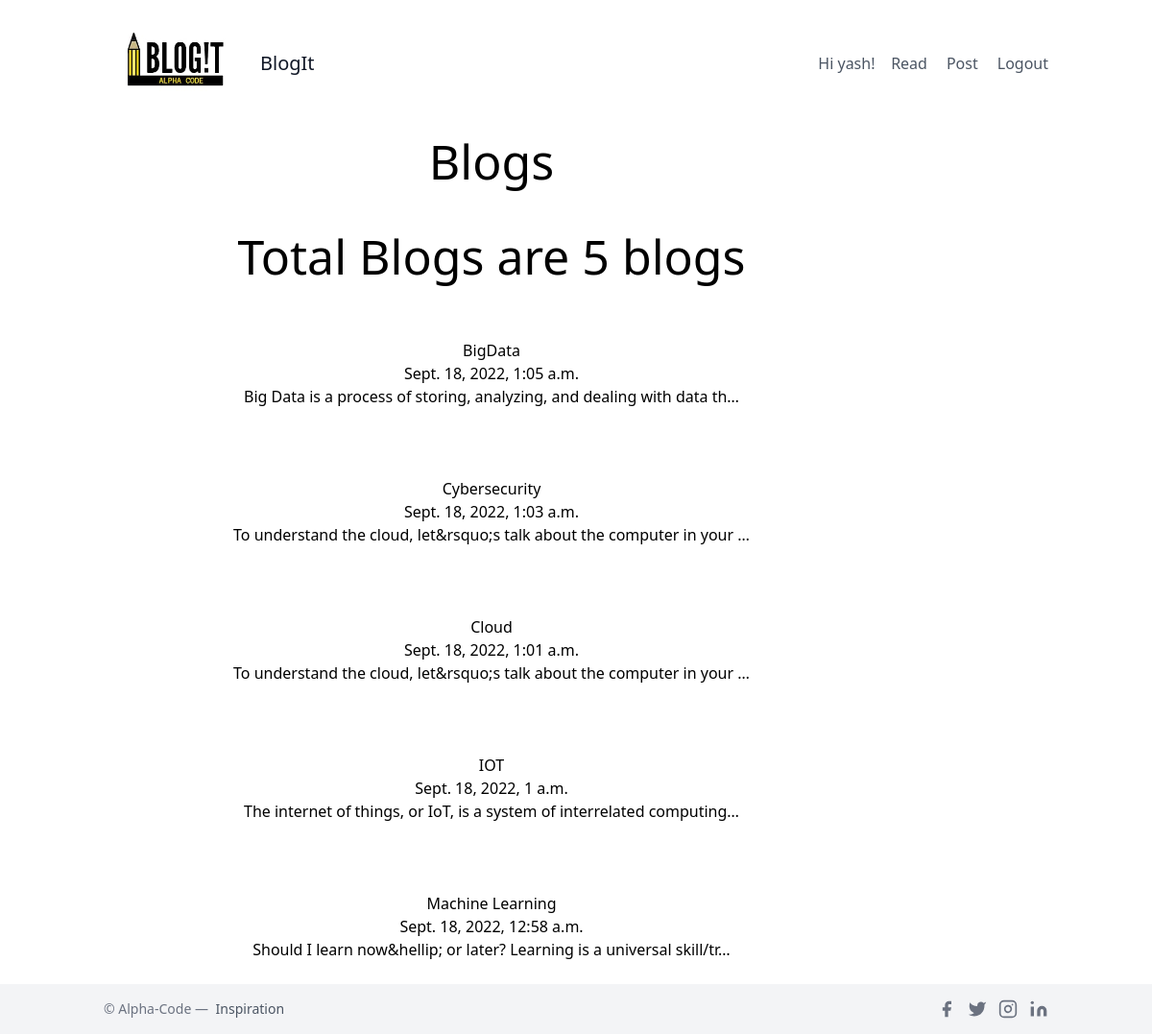
/all_blogs/ (signed in), run on the app's committed database.
### blog/models.py (models this page shows, shortened)
class Blog(models.Model):
    title=models.CharField(max_length=100)
    image=models.ImageField(upload_to='blog/images/')
    description=RichTextField(blank=True,null=True)
    date=models.DateTimeField(auto_now_add=True)
    user=models.ForeignKey(User, on_delete=models.CASCADE)

### blog/views.py (the view)
# urls.py: path('all_blogs/', views.all_blogs, name='all_blogs'),
def all_blogs(request):
    blogs= Blog.objects.order_by('-date')
    return render(request, 'blog/all_blogs.html', {'blogs':blogs})

### blog/templates/blog/all_blogs.html
{% extends 'blog/base.html' %}
{% block content %}
<div class="container text-center">
    <h1 style="font-size: 50px;">Blogs</h1>
    <br>
    <h2 style="font-size: 50px;">Total Blogs are {{blogs.count}} blog{{ blogs.count|pluralize}}</h2>
    {% for blog in blogs %}
    <br>
    <br>
    <a href="{% url 'detail' blog.id %}"><h2>{{ blog.title }}</h2></a>
    <h5>{{ blog.date }}</h5>
    <p>{{ blog.description|striptags|truncatechars:70 }}</p>
    <br>
    {% endfor %}
</div>
{% endblock %}

### blog/templates/blog/base.html (shortened to what this page needs)
{% load static %}
  <!DOCTYPE html>
  <html lang="en">
  <head>
      <link href="https://unpkg.com/tailwindcss@^2/dist/tailwind.min.css" rel="stylesheet">
      <header class="text-gray-600 body-font">
          <div class="container mx-auto flex flex-wrap p-5 flex-col md:flex-row items-center">
            <a class="flex title-font font-medium items-center text-gray-900 mb-4 md:mb-0" href="{% url 'home' %}">
              <img src="{% static 'blog/Logo.png' %}" width="151" height="206" class="d-inline-block align-top">
              <span class="ml-3 text-xl">BlogIt</span>
            </a>
            <nav class="md:ml-auto flex flex-wrap items-center text-base justify-center">
              {% if user.is_authenticated %}
              Hi {{user.username}}!&nbsp;&nbsp;&nbsp;&nbsp;
              <a href ="{% url 'all_blogs' %}"class="mr-5 hover:text-black-900">Read</a>
              <a href ="{% url 'createblog' %}"class="mr-5 hover:text-black-900">Post</a>
              <form action="{% url 'logoutuser' %}" method="POST">
                <button Type="submit">Logout</button>
              </form>
              {%endif%}
            </nav>
          </div>
        </header>
  </head>
  <body>
    {% block content %}
    {% endblock %}
    <footer class="text-gray-600 body-font">
      <div class="bg-gray-100">
        <div class="container mx-auto py-4 px-5 flex flex-wrap flex-col sm:flex-row">
          <p class="text-gray-500 text-sm text-center sm:text-left">© Alpha-Code —
            <a href="https://twitter.com/knyttneve" rel="noopener noreferrer" class="text-gray-600 ml-1" target="_blank">Inspiration</a>
          </p>
          <span class="inline-flex sm:ml-auto sm:mt-0 mt-2 justify-center sm:justify-start">
            <a class="text-gray-500">
              <svg fill="currentColor" stroke-linecap="round" stroke-linejoin="round" stroke-width="2" class="w-5 h-5" viewBox="0 0 24 24">
                <path d="M18 2h-3a5 5 0 00-5 5v3H7v4h3v8h4v-8h3l1-4h-4V7a1 1 0 011-1h3z"></path>
              </svg>
            </a>
            <a class="ml-3 text-gray-500">
              <svg fill="currentColor" stroke-linecap="round" stroke-linejoin="round" stroke-width="2" class="w-5 h-5" viewBox="0 0 24 24">
                <path d="M23 3a10.9 10.9 0 01-3.14 1.53 4.48 4.48 0 00-7.86 3v1A10.66 10.66 0 013 4s-4 9 5 13a11.64 11.64 0 01-7 2c9 5 20 0 20-11.5a4.5 4.5 0 00-.08-.83A7.72 7.72 0 0023 3z"></path>
              </svg>
            </a>
            <a class="ml-3 text-gray-500">
              <svg fill="none" stroke="currentColor" stroke-linecap="round" stroke-linejoin="round" stroke-width="2" class="w-5 h-5" viewBox="0 0 24 24">
                <rect width="20" height="20" x="2" y="2" rx="5" ry="5"></rect>
                <path d="M16 11.37A4 4 0 1112.63 8 4 4 0 0116 11.37zm1.5-4.87h.01"></path>
              </svg>
            </a>
            <a class="ml-3 text-gray-500">
              <svg fill="currentColor" stroke="currentColor" stroke-linecap="round" stroke-linejoin="round" stroke-width="0" class="w-5 h-5" viewBox="0 0 24 24">
                <path stroke="none" d="M16 8a6 6 0 016 6v7h-4v-7a2 2 0 00-2-2 2 2 0 00-2 2v7h-4v-7a6 6 0 016-6zM2 9h4v12H2z"></path>
                <circle cx="4" cy="4" r="2" stroke="none"></circle>
              </svg>
            </a>
          </span>
        </div>
      </div>
    </footer>
  </body>
  </html>

### data on the page
Blog: title "BigData", date "Sept. 18, 2022, 1:05 a.m.", description "Big Data is a process of storing, analyzing, and dealing with data th…"
Blog: title "Cybersecurity", date "Sept. 18, 2022, 1:03 a.m.", description "To understand the cloud, let&rsquo;s talk about the computer in your …"
Blog: title "Cloud", date "Sept. 18, 2022, 1:01 a.m.", description "To understand the cloud, let&rsquo;s talk about the computer in your …"
Blog: title "IOT", date "Sept. 18, 2022, 1 a.m.", description "The internet of things, or IoT, is a system of interrelated computing…"
Blog: title "Machine Learning", date "Sept. 18, 2022, 12:58 a.m.", description "Should I learn now&hellip; or later? Learning is a universal skill/tr…"

### other printed values
{{ user.username }} "yash"
{{ blogs.count }} "5"
